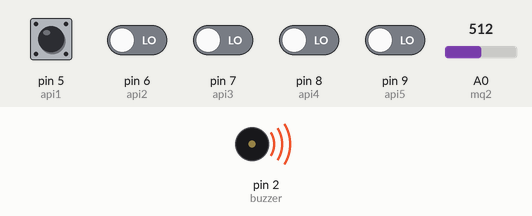
Simulated run of this sketch. Board: Arduino Uno, built with avr-gcc and run on an emulated ATmega328P. Shown: buzzer (waves = sounding, pin HIGH). Inputs (shaded band) come from the test bench; at power-on: pin 5 (api1), pin 6 (api2), pin 7 (api3), pin 8 (api4), pin 9 (api5) LOW, A0 (mq2) = 512. WiFi joins after 1.5 s; servers stay silent unless stated; uploads are accepted with an empty reply; what the sketch prints to the serial monitor is not drawn.

Above: at 3.7 s.
3.8 s: A0 (mq2) set to 60
5.3 s: A0 (mq2) set to 50
At 6.5 s:
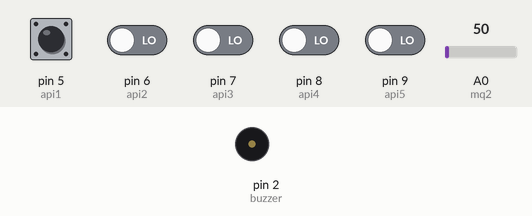
6.8 s: A0 (mq2) set to 122
At 7.9 s:
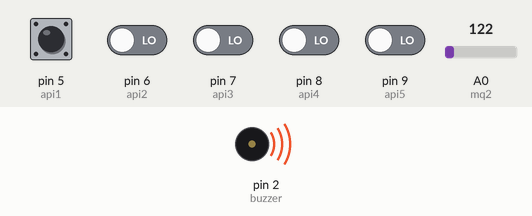
8.3 s: A0 (mq2) set to 0
At 9.0 s:
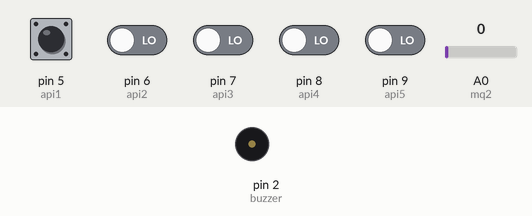
9.8 s: pin 5 (api1) pulsed HIGH 5 times (0.12 s each, 0.3 s apart)
At 10.2 s:
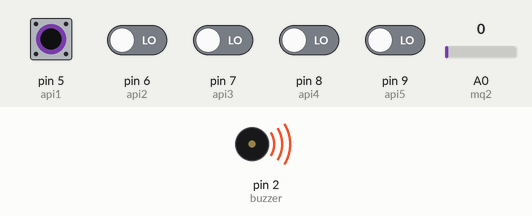
Timing chart, 0 to 12.8 s (numbered marks = the images above; inputs shaded):
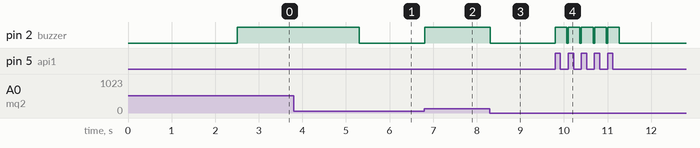

Measured:
- the behaviour switches between 55 and 54 on A0 (mq2) (found by bisection; images 0 and 1)
- after the input at 5.3 s, pin 2 (buzzer): HIGH → LOW at once
- after the input at 6.8 s, pin 2 (buzzer): LOW → HIGH at once
- after the input at 8.3 s, pin 2 (buzzer): HIGH → LOW at once
- after the input at 9.8 s, pin 2 (buzzer): alternates HIGH for 0.27 s and LOW for 0.03 s, 10 changes in all, then stays LOW, starting at once

The sketch:

Final_Program.ino
```cpp
//ETHERNET
#include <SPI.h>
#include <Ethernet.h>
byte mac[] = {
  0xDE, 0xAD, 0xBE, 0xEF, 0xFE, 0xED
};
IPAddress ip(192, 168, 0, 177);
IPAddress myDns(192, 168, 0, 1);
EthernetClient client;
char server[] = "kriot.in";

unsigned long lastConnectionTime = 0;
const unsigned long postingInterval = 10 * 1000;

//SENSOR API
byte api1 = 5;
byte api2 = 6;
byte api3 = 7;
byte api4 = 8;
byte api5 = 9;
int nilaiApi1;
int nilaiApi2;
int nilaiApi3;
int nilaiApi4;
int nilaiApi5;

//SENSOR ASAP
int mq2 = A0;
int nilaiAsap;

String statusApi;
String statusAsap;
String lokasi = "Sumedang";

int countApi;
int countAsap;

int buzzer = 2;

void setup() {
  Serial.begin(9600);

  ethernet();

  //SENSOR API
  pinMode(api1, INPUT);
  pinMode(api2, INPUT);
  pinMode(api3, INPUT);
  pinMode(api4, INPUT);
  pinMode(api5, INPUT);

  //BUZZER
  pinMode(buzzer, OUTPUT);
}

void loop() {
  //SENSOR API
  nilaiApi1 = digitalRead(api1);
  nilaiApi2 = digitalRead(api2);
  nilaiApi3 = digitalRead(api3);
  nilaiApi4 = digitalRead(api4);
  nilaiApi5 = digitalRead(api5);
  //  Serial.print(nilaiApi1);
  //  Serial.print(nilaiApi2);
  //  Serial.print(nilaiApi3);
  //  Serial.print(nilaiApi4);
  //  Serial.println(nilaiApi5);

  if (nilaiApi1 == 1 || nilaiApi2 == 1 || nilaiApi3 == 1 || nilaiApi4 == 1 || nilaiApi5 == 1 ) {
    statusApi = "Ada%20Api";
    digitalWrite(buzzer, HIGH);
    countApi++;
    if (countApi == 1) {
      httpRequest1();
    }
  }
  if (nilaiApi1 == 0 & nilaiApi2 == 0 & nilaiApi3 == 0 & nilaiApi4 == 0 & nilaiApi5 == 0 ) {
    statusApi = "Tidak%20Ada%20Api";
    countApi = 0;
  }

  //SENSOR GAS
  nilaiAsap = analogRead(mq2);
  nilaiAsap = map(nilaiAsap, 50, 1023, 0, 2000);
  if (nilaiAsap < 0) {
    nilaiAsap = 0;
  }
  Serial.println(nilaiAsap);
  if (nilaiAsap > 10) {
    statusAsap = "Ada%20Asap";
    digitalWrite(buzzer, HIGH);
    countAsap++;
    if (countAsap == 1) {
      httpRequest2();
    }
  }
  if (nilaiAsap < 10) {
    statusAsap = "Tidak%20Ada%20Asap";
    countAsap = 0;
  }

  if (nilaiApi1 == 0 & nilaiApi2 == 0 & nilaiApi3 == 0 & nilaiApi4 == 0 & nilaiApi5 == 0  & nilaiAsap < 10) {
    digitalWrite(buzzer, LOW);
  }

  //ETHERNET
  if (client.available()) {
    char c = client.read();
    Serial.write(c);
  }
  if (millis() - lastConnectionTime > postingInterval) {
    httpRequest1();
    delay(500);
    httpRequest2();
  }

}

void httpRequest1() {
  client.stop();
  if (client.connect(server, 80)) {
    Serial.println("connecting...");
    // send the HTTP GET request:
    client.print("GET /flame/input.php?sensor=Flame%20Sensor&lokasi=");
    client.print(lokasi);
    client.print("&ip=");
    client.print(ip);
    client.print("&status=");
    client.print(statusApi);
    client.println(" HTTP/1.1");
    client.print("Host: ");
    client.println(server);
    client.println("User-Agent: arduino-ethernet");
    client.println("Connection: close");
    client.println();

    lastConnectionTime = millis();
  } else {

    Serial.println("connection failed");
  }
}

void httpRequest2() {
  client.stop();
  if (client.connect(server, 80)) {
    Serial.println("connecting...");
    // send the HTTP GET request:
    client.print("GET /flame/input.php?sensor=Sensor%20Asap&lokasi=");
    client.print(lokasi);
    client.print("&ip=");
    client.print(ip);
    client.print("&status=");
    client.print(statusAsap);
    client.println(" HTTP/1.1");
    client.print("Host: ");
    client.println(server);
    client.println("User-Agent: arduino-ethernet");
    client.println("Connection: close");
    client.println();
    lastConnectionTime = millis();
  } else {

    Serial.println("connection failed");
  }
}

void ethernet() {
  while (!Serial) {
    ;
  }
  Serial.println("Initialize Ethernet with DHCP:");
  if (Ethernet.begin(mac) == 0) {
    Serial.println("Failed to configure Ethernet using DHCP");
    if (Ethernet.hardwareStatus() == EthernetNoHardware) {
      Serial.println("Ethernet shield was not found.  Sorry, can't run without hardware. :(");
      while (true) {
        delay(1);
      }
    }
    if (Ethernet.linkStatus() == LinkOFF) {
      Serial.println("Ethernet cable is not connected.");
    }
    Ethernet.begin(mac, ip, myDns);
    Serial.print("My IP address: ");
    Serial.println(Ethernet.localIP());
  } else {
    Serial.print("  DHCP assigned IP ");
    Serial.println(Ethernet.localIP());
    ip = Ethernet.localIP();
  }
  delay(1000);
}
```
